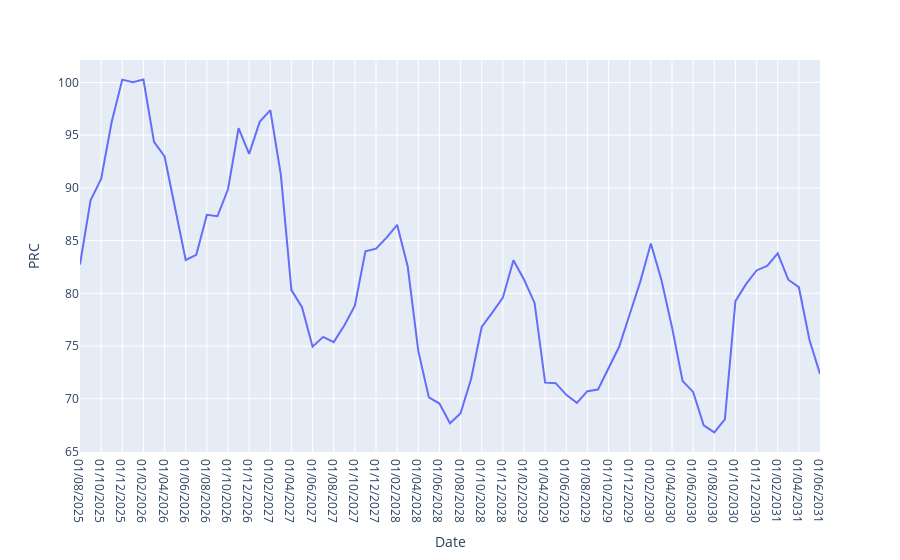

This figure's notebook cell:
### Markdown cell above
Now add our data for the "Gas_fc" data frame into this function below.<br> Heres the syntax to help:<br>
fig = px.line(**DATAFRAME**,x=**"COLUMN 1"**, y=**"COLUMN 2"**)
<br>paste the introduction test details below to use the **gas_fc** data frame with the x axis being the date and the y axis the price

### Code cell
fig = px.line(gas_fc,x="Date", y="PRC")
fig.show()

### Figure 1 — Plotly figure (JSON) as saved in the notebook; plotly's stock layout.template omitted (floating-point values rounded to 4 significant figures)
{"data": [{"hovertemplate": "Date=%{x}<br>PRC=%{y}<extra></extra>", "legendgroup": "", "line": {"color": "#636efa", "dash": "solid"}, "marker": {"symbol": "circle"}, "mode": "lines", "name": "", "orientation": "v", "showlegend": false, "type": "scatter", "x": ["01/08/2025", "01/09/2025", "01/10/2025", "01/11/2025", "01/12/2025", "01/01/2026", "01/02/2026", "01/03/2026", "01/04/2026", "01/05/2026", "01/06/2026", "01/07/2026", "01/08/2026", "01/09/2026", "01/10/2026", "01/11/2026", "01/12/2026", "01/01/2027", "01/02/2027", "01/03/2027", "01/04/2027", "01/05/2027", "01/06/2027", "01/07/2027", "01/08/2027", "01/09/2027", "01/10/2027", "01/11/2027", "01/12/2027", "01/01/2028", "01/02/2028", "01/03/2028", "01/04/2028", "01/05/2028", "01/06/2028", "01/07/2028", "01/08/2028", "01/09/2028", "01/10/2028", "01/11/2028", "01/12/2028", "01/01/2029", "01/02/2029", "01/03/2029", "01/04/2029", "01/05/2029", "01/06/2029", "01/07/2029", "01/08/2029", "01/09/2029", "01/10/2029", "01/11/2029", "01/12/2029", "01/01/2030", "01/02/2030", "01/03/2030", "01/04/2030", "01/05/2030", "01/06/2030", "01/07/2030", "01/08/2030", "01/09/2030", "01/10/2030", "01/11/2030", "01/12/2030", "01/01/2031", "01/02/2031", "01/03/2031", "01/04/2031", "01/05/2031", "01/06/2031"], "xaxis": "x", "y": [82.73, 88.83, 90.86, 96.27, 100.3, 100.0, 100.3, 94.37, 92.98, 88.23, 83.16, 83.65, 87.45, 87.31, 89.87, 95.66, 93.23, 96.26, 97.37, 91.24, 80.31, 78.69, 74.94, 75.87, 75.37, 76.95, 78.83, 83.99, 84.23, 85.28, 86.5, 82.54, 74.54, 70.13, 69.55, 67.67, 68.62, 71.9, 76.81, 78.17, 79.59, 83.13, 81.31, 79.09, 71.53, 71.48, 70.37, 69.61, 70.72, 70.88, 72.85, 74.93, 78.01, 81.11, 84.72, 81.27, 76.79, 71.69, 70.65, 67.48, 66.81, 68.04, 79.26, 80.87, 82.17, 82.61, 83.79, 81.29, 80.58, 75.59, 72.36], "yaxis": "y"}], "layout": {"autosize": true, "legend": {"tracegroupgap": 0}, "margin": {"t": 60}, "xaxis": {"anchor": "y", "autorange": true, "domain": [0, 1], "range": [0, 70], "title": {"text": "Date"}, "type": "category"}, "yaxis": {"anchor": "x", "autorange": true, "domain": [0, 1], "range": [64.95, 102.1], "title": {"text": "PRC"}, "type": "linear"}}}
